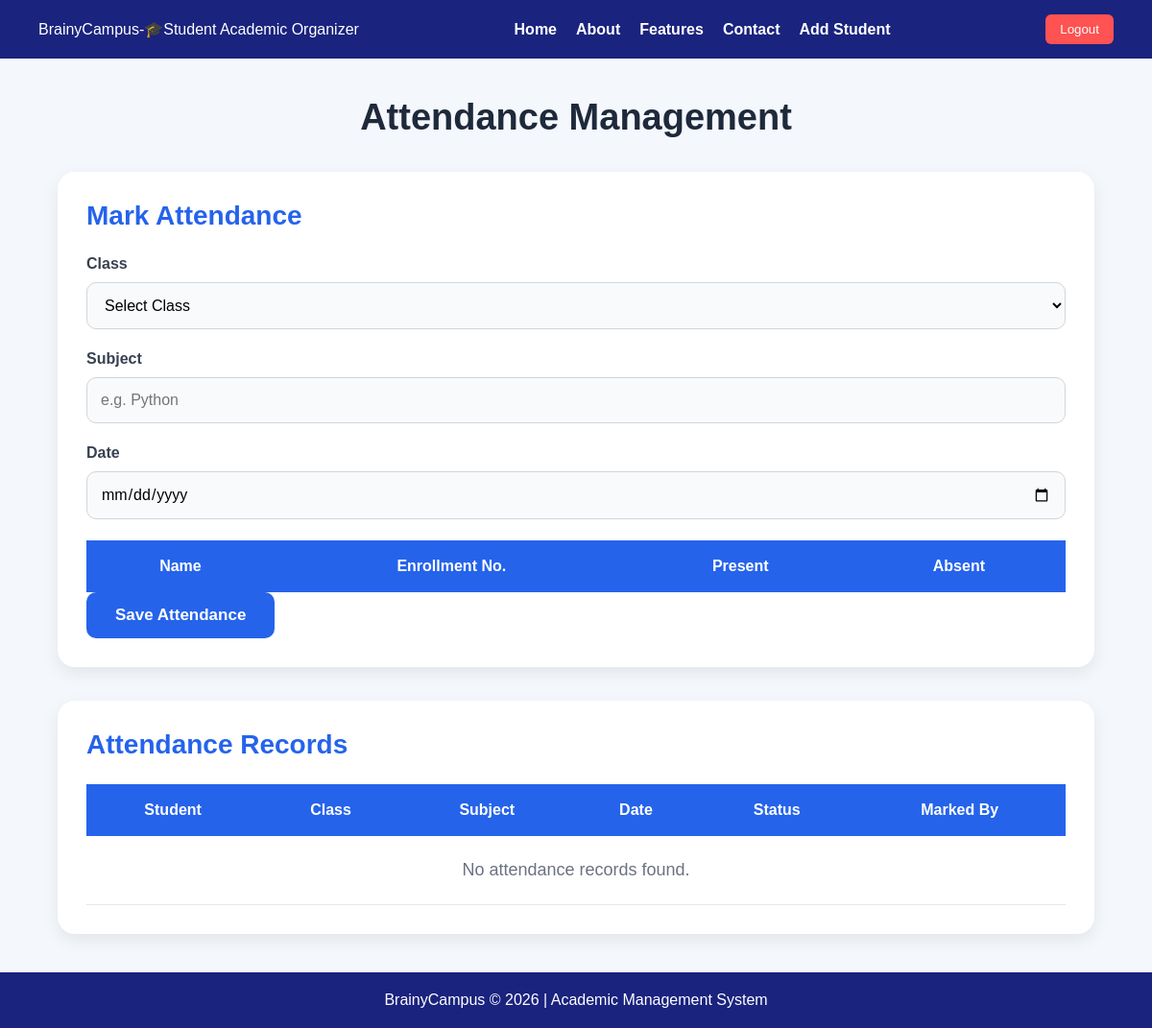
Before: /attendance/ (signed in) with the older database file.
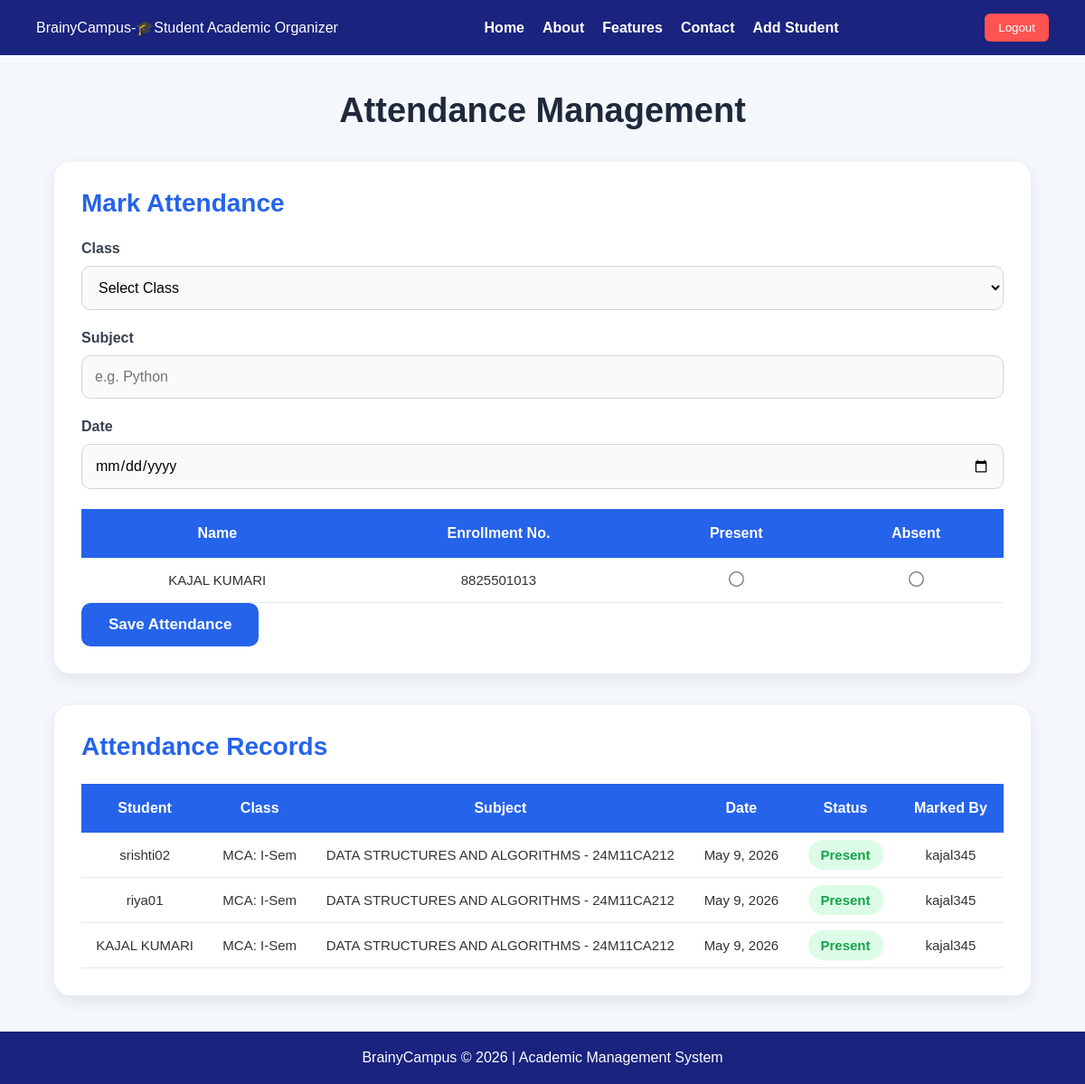
After: the same page with the newer database file.
### myapp/models.py (models this page shows, shortened)
class Student(models.Model):
    user = models.OneToOneField(
        User,
        on_delete=models.CASCADE
    )
    enrollment_no = models.CharField(max_length=50)
    class_name = models.CharField(max_length=50)

class Attendance(models.Model):
    STATUS_CHOICES = [
        ('P', 'Present'),
        ('A', 'Absent'),
    ]
    student = models.ForeignKey(
        User,
        on_delete=models.CASCADE
    )
    class_name = models.CharField(max_length=50)
    subject = models.CharField(max_length=100)
    date = models.DateField()
    status = models.CharField(
        max_length=1,
        choices=STATUS_CHOICES
    )
    marked_by = models.ForeignKey(
        User,
        on_delete=models.SET_NULL,
        null=True,
        related_name='marked_attendance'
    )

### myapp/views.py (the view, shortened to what this page needs)
@login_required
def attendance_view(request):
    is_teacher = request.user.is_staff
    students = Student.objects.all()
    if is_teacher:
        records = Attendance.objects.all().order_by('-date')
        total_classes = 0
        present_count = 0
        percentage = 0
    return render(request, 'attendance.html', {
        'is_teacher': is_teacher,
        'students': students,
        'records': records,
        'total_classes': total_classes,
        'present_count': present_count,
        'percentage': percentage,
    })

### myapp/templates/attendance.html (shortened to what this page needs)
{% extends 'base.html' %}
{% load static %}
{% block content %}
<link rel="stylesheet" href="{% static 'attendance.css' %}">
<div class="attendance-container">
    <h1 class="page-title">Attendance Management</h1>
    {% if is_teacher %}
    <div class="attendance-form-card">
        <h2>Mark Attendance</h2>
        <form method="POST">
            <div class="form-group">
                <label>Class</label>
                <select name="class_name" required>
                   <option value="">Select Class</option>
                </select>
            </div>
            <div class="form-group">
                <label>Subject</label>
                <input type="text"
                       name="subject"
                       placeholder="e.g. Python"
                       required>
            </div>
            <div class="form-group">
                <label>Date</label>
                <input type="date"
                       name="date"
                       required>
            </div>
            <table>
                <thead>
                    <tr>
                        <th>Name</th>
                        <th>Enrollment No.</th>
                        <th>Present</th>
                        <th>Absent</th>
                    </tr>
                </thead>
                <tbody>
                    {% for student in students %}
                    <tr>
                        <td>
                            {{ student.user.username }}
                        </td>
                        <td>
                            {{ student.enrollment_no }}
                        </td>
                        <td>
                            <input type="radio"
                                   name="student_{{ student.user.id }}"
                                   value="P"
                                   required>
                        </td>
                        <td>
                            <input type="radio"
                                   name="student_{{ student.user.id }}"
                                   value="A">
                        </td>
                    </tr>
                    {% endfor %}
                </tbody>
            </table>
            <button type="submit" class="btn-submit">
                Save Attendance
            </button>
        </form>
    </div>
    {% endif %}
    <div class="table-card">
        <h2>Attendance Records</h2>
        <table>
            <thead>
                <tr>
                    {% if is_teacher %}
                    <th>Student</th>
                    {% endif %}
                    <th>Class</th>
                    <th>Subject</th>
                    <th>Date</th>
                    <th>Status</th>
                    {% if is_teacher %}
                    <th>Marked By</th>
                    {% endif %}
                </tr>
            </thead>
            <tbody>
                {% for record in records %}
                <tr>
                    {% if is_teacher %}
                    <td>{{ record.student.username }}</td>
                    {% endif %}
                    <td>{{ record.class_name }}</td>
                    <td>{{ record.subject }}</td>
                    <td>{{ record.date }}</td>
                    <td>
                        <span class="{% if record.status == 'P' %}present{% else %}absent{% endif %}">
                            {% if record.status == 'P' %}
                                Present
                            {% else %}
                                Absent
                            {% endif %}
                        </span>
                    </td>
                    {% if is_teacher %}
                    <td>{{ record.marked_by.username }}</td>
                    {% endif %}
                </tr>
                {% empty %}
                <tr>
                    <td colspan="6" class="empty-message">
                        No attendance records found.
                    </td>
                </tr>
                {% endfor %}
            </tbody>
        </table>
    </div>
</div>
{% endblock %}

### myapp/templates/base.html (shortened to what this page needs)
<!DOCTYPE html>
<html lang="en">
<head>
{% load static %}
<link rel="stylesheet" href="{% static 'style.css' %}">
<link rel="stylesheet" href="{% static 'attendance.css' %}">
</head>
<body>
<header>
  <div class="logo">BrainyCampus-🎓Student Academic Organizer</div>
  <nav>
    <a href="{% url 'home' %}">Home</a>
    <a href="#about">About</a>
    <a href="#features">Features</a>
    <a href="#contact">Contact</a>
    {% if request.user.is_staff %}
    <a href="{% url 'add_student' %}">
        Add Student
    </a>
    {% endif %}
</nav>
  {% if user.is_authenticated %}
  <a href="{% url 'logout' %}">
    <button class="logout-btn">Logout</button>
  </a>
  {% endif %}
</header>
{% block content %}
{% endblock %}
<footer>
  BrainyCampus © 2026 | Academic Management System
</footer>
</body>
</html>

### myapp/static/style.css (style rules this page uses)
* { margin:0; padding:0; box-sizing:border-box; font-family:'Montserrat',sans-serif; scroll-behavior:smooth; }
body { background:#f4f6fb; color:#333; }
header { background:#1a237e; color:white; padding:15px 40px; display:flex; justify-content:space-between; align-items:center; position:sticky; top:0; z-index:10; }
nav { display:flex; gap:20px; }
nav a { color:white; text-decoration:none; font-weight:600; font-size:16px; }
.logout-btn { background:#ff5252; border:none; padding:8px 15px; border-radius:6px; color:white; cursor:pointer; }
footer { background:#1a237e; color:white; text-align:center; padding:20px; margin-top:40px; }

### myapp/static/attendance.css (style rules this page uses)
* { margin:0; padding:0; box-sizing:border-box; }
body { background:#f4f7fc; font-family:'Poppins',sans-serif; color:#333; }
.attendance-container { width:90%; max-width:1300px; margin:40px auto; }
.page-title { text-align:center; font-size:38px; margin-bottom:35px; color:#1e293b; font-weight:700; }
.attendance-form-card, .stats-card, .table-card { background:#fff; padding:30px; border-radius:18px; margin-bottom:35px; box-shadow:0 6px 18px rgba(0,0,0,0.08); transition:0.3s; }
.attendance-form-card h2, .stats-card h2, .table-card h2 { margin-bottom:25px; color:#2563eb; font-size:28px; font-weight:600; }
.form-group { margin-bottom:22px; }
.form-group label { display:block; margin-bottom:10px; font-weight:600; color:#374151; }
.form-group input, .form-group select { width:100%; padding:14px; border:1px solid #d1d5db; border-radius:10px; font-size:16px; background:#f9fafb; transition:0.3s; }
.btn-submit { background:#2563eb; color:white; border:none; padding:14px 30px; border-radius:10px; font-size:17px; cursor:pointer; transition:0.3s; font-weight:600; }
.table-card { overflow-x:auto; }
table { width:100%; border-collapse:collapse; min-width:800px; }
table thead { background:#2563eb; color:white; }
table th { padding:18px; text-align:center; font-size:16px; }
table td { padding:16px; text-align:center; border-bottom:1px solid #e5e7eb; font-size:15px; }
table input[type="radio"] { transform:scale(1.3); cursor:pointer; }
input[value="P"] { accent-color: #16a34a; }
input[value="A"] { accent-color: #dc2626; }
.present { color:#16a34a; font-weight:700; background:#dcfce7; padding:8px 14px; border-radius:20px; }

Changed rows visible on the page:
added Student: user.username "KAJAL KUMARI", enrollment_no "8825501013"
added Attendance: student.username "srishti02", class_name "MCA: I-Sem", subject "DATA STRUCTURES AND ALGORITHMS - 24M11CA212", date "May 9, 2026", status "Present", marked_by.username "kajal345"
added Attendance: student.username "riya01", class_name "MCA: I-Sem", subject "DATA STRUCTURES AND ALGORITHMS - 24M11CA212", date "May 9, 2026", status "Present", marked_by.username "kajal345"
added Attendance: student.username "KAJAL KUMARI", class_name "MCA: I-Sem", subject "DATA STRUCTURES AND ALGORITHMS - 24M11CA212", date "May 9, 2026", status "Present", marked_by.username "kajal345"
Other visible differences:
text no longer shown: "No attendance records found."
